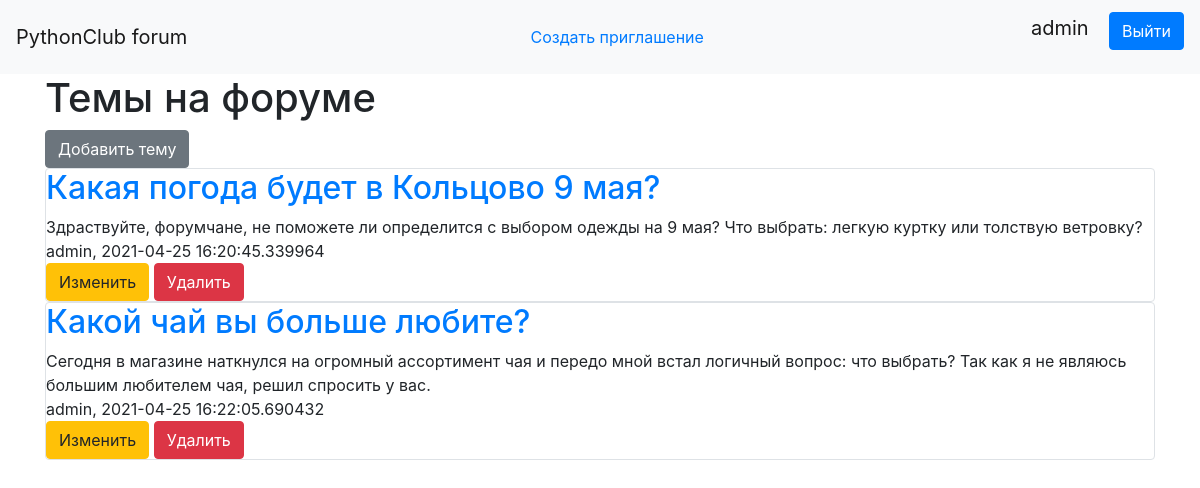
The page / (signed in) on the database its author committed.
### data/users.py (models this page shows, shortened)
class User(SqlAlchemyBase, UserMixin, SerializerMixin):
    __tablename__ = 'users'
    themes = orm.relation ( "Themes", back_populates='user' )
    messages = orm.relation ( "Messages", back_populates='user' )
    invites = orm.relation("Invites", back_populates='user')
    id = sqlalchemy.Column(sqlalchemy.Integer,
                           primary_key=True, autoincrement=True)
    name = sqlalchemy.Column(sqlalchemy.String, nullable=True)
    hashed_password = sqlalchemy.Column(sqlalchemy.String)
    created_date = sqlalchemy.Column(sqlalchemy.DateTime,
                                     default=datetime.datetime.now)
    inviter = sqlalchemy.Column(sqlalchemy.String, nullable=True)
    available_invites = sqlalchemy.Column(sqlalchemy.Integer)

### data/themes.py (models this page shows)
class Themes(SqlAlchemyBase, SerializerMixin):
    __tablename__ = 'themes'
    id = sqlalchemy.Column(sqlalchemy.Integer,
                           primary_key=True, autoincrement=True)
    title = sqlalchemy.Column(sqlalchemy.String, nullable=True)
    content = sqlalchemy.Column(sqlalchemy.String, nullable=True)
    created_date = sqlalchemy.Column(sqlalchemy.DateTime,
                                     default=datetime.datetime.now)
    user_id = sqlalchemy.Column(sqlalchemy.Integer,
                                sqlalchemy.ForeignKey("users.id"))
    user = orm.relation('User')

### main.py (the view)
    @app.route ( "/" )
    def index():
        db_sess = db_session.create_session ()
        themes = db_sess.query(Themes).filter()
        return render_template ( "index.html", themes=themes )

### data/db_session.py (called while the page is built)
def create_session() -> Session:
    global __factory
    return __factory()

### templates/index.html
{% extends "base.html" %}
{% block content %}
<h1>Темы на форуме</h1>
{% if current_user.is_authenticated %}
    <a href="theme_add" class="btn btn-secondary">Добавить тему</a>
    {% endif %}
{% for item in themes%}
<div class="col-md6 border rounded">
    <h2><a href="/theme/{{item.id}}">{{item.title}}</a></h2>
    <div>
        {{item.content}}
    </div>
    <div>
        {{item.user.name}}, {{item.created_date}}
    </div>
            {% if current_user.is_authenticated and current_user == item.user %}
    <div>
        <a href="/theme_edit/{{ item.id }}" class="btn btn-warning">
            Изменить
        </a>
        <a href="/theme_delete/{{ item.id }}" class="btn btn-danger">
            Удалить
        </a>
    </div>
    {% endif %}
</div>
{% endfor %}
{% endblock %}

### templates/base.html (shortened to what this page needs)
<!doctype html>
<html lang="en">
<head>
    <link rel="stylesheet"
          href="https://stackpath.bootstrapcdn.com/bootstrap/4.4.1/css/bootstrap.min.css"
>
</head>
<body>
<header>
    <nav class="navbar navbar-light bg-light">
        <a class="navbar-brand" href="/">PythonClub forum</a>
        {% if current_user.is_authenticated %}
        <a class="btn btn-link" href="/create_invite">Создать приглашение</a>
        <p>
            <a class="navbar-brand">{{ current_user.name }}</a>
            <a class="btn btn-primary " href="/logout">Выйти</a>
        </p>
{% else %}
    <p>
        <a class="btn btn-primary " href="/register">Зарегистрироваться</a>
        <a class="btn btn-success" href="/login">Войти</a>
    </p>
{% endif %}
    </nav>
</header>
<main role="main" class="container">
    {% block content %}{% endblock %}
</main>
</body>
</html>

### rows shown on the page
User: name "admin"
Themes: title "Какая погода будет в Кольцово 9 мая?", content "Здраствуйте, форумчане, не поможете ли определится с выбором одежды на 9 мая? Что выбрать: легкую куртку или толствую ветровку?", user.name "admin", created_date "2021-04-25 16:20:45.339964"
Themes: title "Какой чай вы больше любите?", content "Сегодня в магазине наткнулся на огромный ассортимент чая и передо мной встал логичный вопрос: что выбрать? Так как я не являюсь большим любителем чая, решил спросить у вас.", user.name "admin", created_date "2021-04-25 16:22:05.690432"
